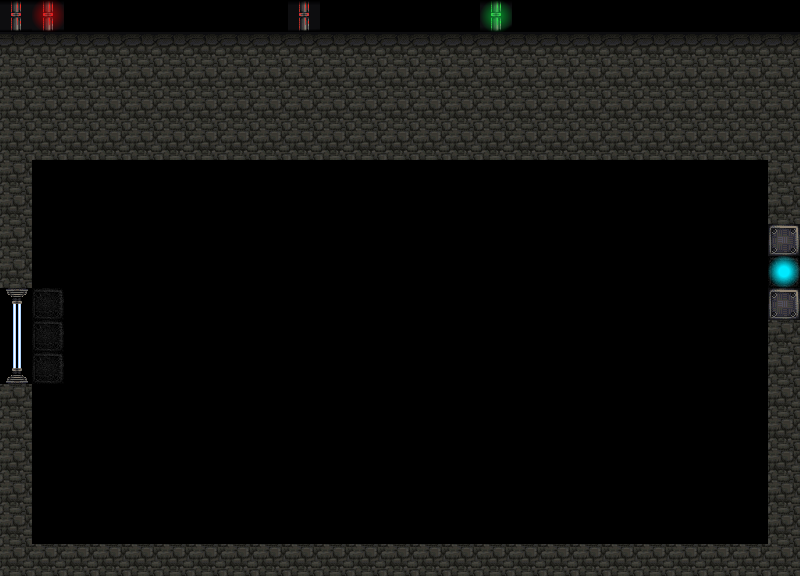

This game map was drawn from its Tiled (.tmx) file and the tilesets committed beside it. A one-line description and the trimmed map source follow:
An orthogonal 25x18 tile map with 32x32 px tiles, 2 tile layers (Calque 1, Calque 2).

<map version="1.0" orientation="orthogonal" width="25" height="18" tilewidth="32" tileheight="32">
 <tileset firstgid="1" name="tileset" tilewidth="32" tileheight="32">
  <image source="../gfx/tileset.png" width="320" height="320" />
 </tileset>
 <layer name="Calque 1" width="25" height="18">
  <data>[450 cells, 450 non-empty, 7 distinct tile ids]</data>
 </layer>
 <layer name="Calque 2" width="25" height="18">
  <data>[450 cells, 439 non-empty, 7 distinct tile ids]</data>
 </layer>
</map>
